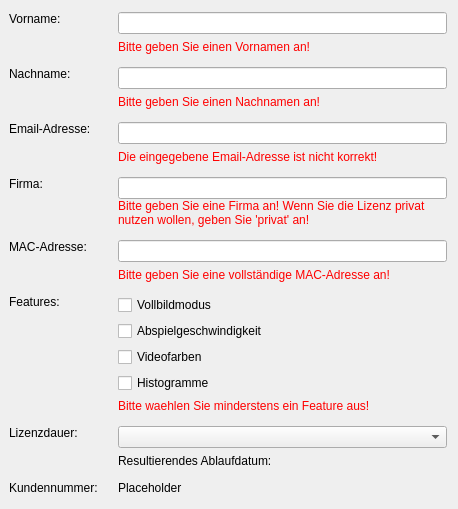
<?xml version="1.0" encoding="UTF-8"?>
<ui version="4.0">
 <class>LicenseGenerationClass</class>
 <widget class="QMainWindow" name="LicenseGenerationClass">
  <property name="geometry">
   <rect>
    <x>0</x>
    <y>0</y>
    <width>458</width>
    <height>509</height>
   </rect>
  </property>
  <property name="windowTitle">
   <string>LicenseGeneration</string>
  </property>
  <widget class="QWidget" name="centralWidget">
   <layout class="QGridLayout" name="gridLayout">
    <property name="leftMargin">
     <number>9</number>
    </property>
    <property name="horizontalSpacing">
     <number>20</number>
    </property>
    <property name="verticalSpacing">
     <number>12</number>
    </property>
    <item row="3" column="2">
     <widget class="QWidget" name="email" native="true">
      <property name="sizePolicy">
       <sizepolicy hsizetype="Preferred" vsizetype="Fixed">
        <horstretch>0</horstretch>
        <verstretch>0</verstretch>
       </sizepolicy>
      </property>
      <layout class="QVBoxLayout" name="verticalLayout_2">
       <property name="leftMargin">
        <number>0</number>
       </property>
       <property name="topMargin">
        <number>0</number>
       </property>
       <property name="rightMargin">
        <number>0</number>
       </property>
       <property name="bottomMargin">
        <number>0</number>
       </property>
       <item>
        <widget class="QLineEdit" name="emailLine"/>
       </item>
       <item>
        <widget class="QLabel" name="lblEmailWarning">
         <property name="enabled">
          <bool>true</bool>
         </property>
         <property name="styleSheet">
          <string notr="true">color : rgb(255, 0, 0)</string>
         </property>
         <property name="text">
          <string>Die eingegebene Email-Adresse ist nicht korrekt!</string>
         </property>
        </widget>
       </item>
      </layout>
     </widget>
    </item>
    <item row="2" column="2">
     <widget class="QWidget" name="lastName" native="true">
      <property name="sizePolicy">
       <sizepolicy hsizetype="Preferred" vsizetype="Fixed">
        <horstretch>0</horstretch>
        <verstretch>0</verstretch>
       </sizepolicy>
      </property>
      <layout class="QVBoxLayout" name="verticalLayout_4">
       <property name="leftMargin">
        <number>0</number>
       </property>
       <property name="topMargin">
        <number>0</number>
       </property>
       <property name="rightMargin">
        <number>0</number>
       </property>
       <property name="bottomMargin">
        <number>0</number>
       </property>
       <item>
        <widget class="QLineEdit" name="lastNameLine"/>
       </item>
       <item>
        <widget class="QLabel" name="lblLastNameWarning">
         <property name="styleSheet">
          <string notr="true">color : rgb(255, 0, 0)</string>
         </property>
         <property name="text">
          <string>Bitte geben Sie einen Nachnamen an!</string>
         </property>
        </widget>
       </item>
      </layout>
     </widget>
    </item>
    <item row="1" column="2">
     <widget class="QWidget" name="firstName" native="true">
      <property name="sizePolicy">
       <sizepolicy hsizetype="Preferred" vsizetype="Fixed">
        <horstretch>0</horstretch>
        <verstretch>0</verstretch>
       </sizepolicy>
      </property>
      <layout class="QVBoxLayout" name="verticalLayout_3">
       <property name="leftMargin">
        <number>0</number>
       </property>
       <property name="topMargin">
        <number>0</number>
       </property>
       <property name="rightMargin">
        <number>0</number>
       </property>
       <property name="bottomMargin">
        <number>0</number>
       </property>
       <item>
        <widget class="QLineEdit" name="firstNameLine"/>
       </item>
       <item>
        <widget class="QLabel" name="lblFirstNameWarning">
         <property name="styleSheet">
          <string notr="true">color : rgb(255, 0, 0)</string>
         </property>
         <property name="text">
          <string>Bitte geben Sie einen Vornamen an!</string>
         </property>
        </widget>
       </item>
      </layout>
     </widget>
    </item>
    <item row="11" column="2">
     <widget class="QWidget" name="time" native="true">
      <property name="sizePolicy">
       <sizepolicy hsizetype="Preferred" vsizetype="Fixed">
        <horstretch>0</horstretch>
        <verstretch>0</verstretch>
       </sizepolicy>
      </property>
      <layout class="QVBoxLayout" name="verticalLayout">
       <property name="leftMargin">
        <number>0</number>
       </property>
       <property name="topMargin">
        <number>0</number>
       </property>
       <property name="rightMargin">
        <number>0</number>
       </property>
       <property name="bottomMargin">
        <number>0</number>
       </property>
       <item>
        <widget class="QComboBox" name="durationCombo">
         <property name="sizePolicy">
          <sizepolicy hsizetype="Expanding" vsizetype="Fixed">
           <horstretch>0</horstretch>
           <verstretch>0</verstretch>
          </sizepolicy>
         </property>
        </widget>
       </item>
       <item>
        <widget class="QLabel" name="lblExpirationDate">
         <property name="sizePolicy">
          <sizepolicy hsizetype="Preferred" vsizetype="Fixed">
           <horstretch>0</horstretch>
           <verstretch>0</verstretch>
          </sizepolicy>
         </property>
         <property name="text">
          <string>Resultierendes Ablaufdatum: </string>
         </property>
         <property name="alignment">
          <set>Qt::AlignLeading|Qt::AlignLeft|Qt::AlignVCenter</set>
         </property>
        </widget>
       </item>
      </layout>
     </widget>
    </item>
    <item row="5" column="2">
     <widget class="QWidget" name="mac" native="true">
      <property name="sizePolicy">
       <sizepolicy hsizetype="Preferred" vsizetype="Fixed">
        <horstretch>0</horstretch>
        <verstretch>0</verstretch>
       </sizepolicy>
      </property>
      <layout class="QVBoxLayout" name="verticalLayout_6">
       <property name="leftMargin">
        <number>0</number>
       </property>
       <property name="topMargin">
        <number>0</number>
       </property>
       <property name="rightMargin">
        <number>0</number>
       </property>
       <property name="bottomMargin">
        <number>0</number>
       </property>
       <item>
        <widget class="QLineEdit" name="macLine"/>
       </item>
       <item>
        <widget class="QLabel" name="lblMacWarning">
         <property name="styleSheet">
          <string notr="true">color : rgb(255, 0, 0)</string>
         </property>
         <property name="text">
          <string>Bitte geben Sie eine vollständige MAC-Adresse an!</string>
         </property>
        </widget>
       </item>
      </layout>
     </widget>
    </item>
    <item row="4" column="2">
     <widget class="QWidget" name="company" native="true">
      <property name="sizePolicy">
       <sizepolicy hsizetype="Preferred" vsizetype="Fixed">
        <horstretch>0</horstretch>
        <verstretch>0</verstretch>
       </sizepolicy>
      </property>
      <layout class="QVBoxLayout" name="verticalLayout_5">
       <property name="spacing">
        <number>0</number>
       </property>
       <property name="leftMargin">
        <number>0</number>
       </property>
       <property name="topMargin">
        <number>0</number>
       </property>
       <property name="rightMargin">
        <number>0</number>
       </property>
       <property name="bottomMargin">
        <number>0</number>
       </property>
       <item>
        <widget class="QLineEdit" name="companyLine"/>
       </item>
       <item>
        <widget class="QLabel" name="lblCompanyWarning">
         <property name="styleSheet">
          <string notr="true">color : rgb(255, 0, 0)</string>
         </property>
         <property name="text">
          <string>Bitte geben Sie eine Firma an! Wenn Sie die Lizenz privat nutzen wollen, geben Sie 'privat' an!</string>
         </property>
         <property name="wordWrap">
          <bool>true</bool>
         </property>
        </widget>
       </item>
      </layout>
     </widget>
    </item>
    <item row="8" column="2">
     <widget class="QWidget" name="features" native="true">
      <property name="sizePolicy">
       <sizepolicy hsizetype="Preferred" vsizetype="Fixed">
        <horstretch>0</horstretch>
        <verstretch>0</verstretch>
       </sizepolicy>
      </property>
      <layout class="QVBoxLayout" name="verticalLayout_7">
       <property name="spacing">
        <number>6</number>
       </property>
       <property name="leftMargin">
        <number>0</number>
       </property>
       <property name="topMargin">
        <number>0</number>
       </property>
       <property name="rightMargin">
        <number>0</number>
       </property>
       <property name="bottomMargin">
        <number>0</number>
       </property>
       <item>
        <widget class="QCheckBox" name="featureFullScreenBox">
         <property name="text">
          <string>Vollbildmodus</string>
         </property>
        </widget>
       </item>
       <item>
        <widget class="QCheckBox" name="featureSpeedBox">
         <property name="text">
          <string>Abspielgeschwindigkeit</string>
         </property>
        </widget>
       </item>
       <item>
        <widget class="QCheckBox" name="featureColorBox">
         <property name="text">
          <string>Videofarben</string>
         </property>
        </widget>
       </item>
       <item>
        <widget class="QCheckBox" name="featureHistogramBox">
         <property name="text">
          <string>Histogramme</string>
         </property>
        </widget>
       </item>
       <item>
        <widget class="QLabel" name="lblFeatureWarning">
         <property name="styleSheet">
          <string notr="true">color: rgb(255, 0, 0);</string>
         </property>
         <property name="text">
          <string>Bitte waehlen Sie minderstens ein Feature aus!</string>
         </property>
        </widget>
       </item>
      </layout>
     </widget>
    </item>
    <item row="2" column="0">
     <widget class="QLabel" name="lblLastName">
      <property name="text">
       <string>Nachname:</string>
      </property>
      <property name="alignment">
       <set>Qt::AlignLeading|Qt::AlignLeft|Qt::AlignTop</set>
      </property>
     </widget>
    </item>
    <item row="16" column="2">
     <widget class="QLabel" name="lblEnterCustNumb">
      <property name="sizePolicy">
       <sizepolicy hsizetype="Preferred" vsizetype="Fixed">
        <horstretch>0</horstretch>
        <verstretch>0</verstretch>
       </sizepolicy>
      </property>
      <property name="text">
       <string>Placeholder</string>
      </property>
     </widget>
    </item>
    <item row="16" column="0">
     <widget class="QLabel" name="lblCustomerNumber">
      <property name="text">
       <string>Kundennummer:</string>
      </property>
     </widget>
    </item>
    <item row="5" column="0">
     <widget class="QLabel" name="lblMac">
      <property name="text">
       <string>MAC-Adresse:</string>
      </property>
      <property name="alignment">
       <set>Qt::AlignLeading|Qt::AlignLeft|Qt::AlignTop</set>
      </property>
     </widget>
    </item>
    <item row="3" column="0">
     <widget class="QLabel" name="lblEmail">
      <property name="text">
       <string>Email-Adresse:</string>
      </property>
      <property name="alignment">
       <set>Qt::AlignLeading|Qt::AlignLeft|Qt::AlignTop</set>
      </property>
     </widget>
    </item>
    <item row="1" column="0">
     <widget class="QLabel" name="lblFirstName">
      <property name="text">
       <string>Vorname:</string>
      </property>
      <property name="alignment">
       <set>Qt::AlignLeading|Qt::AlignLeft|Qt::AlignTop</set>
      </property>
     </widget>
    </item>
    <item row="4" column="0">
     <widget class="QLabel" name="lblCompany">
      <property name="text">
       <string>Firma:</string>
      </property>
      <property name="alignment">
       <set>Qt::AlignLeading|Qt::AlignLeft|Qt::AlignTop</set>
      </property>
     </widget>
    </item>
    <item row="8" column="0">
     <widget class="QLabel" name="lblFeatures">
      <property name="text">
       <string>Features:</string>
      </property>
      <property name="alignment">
       <set>Qt::AlignLeading|Qt::AlignLeft|Qt::AlignTop</set>
      </property>
     </widget>
    </item>
    <item row="11" column="0">
     <widget class="QLabel" name="lblDuration">
      <property name="text">
       <string>Lizenzdauer:</string>
      </property>
      <property name="alignment">
       <set>Qt::AlignLeading|Qt::AlignLeft|Qt::AlignTop</set>
      </property>
     </widget>
    </item>
   </layout>
  </widget>
 </widget>
 <layoutdefault spacing="6" margin="11"/>
 <tabstops>
  <tabstop>firstNameLine</tabstop>
  <tabstop>lastNameLine</tabstop>
  <tabstop>emailLine</tabstop>
  <tabstop>companyLine</tabstop>
  <tabstop>macLine</tabstop>
  <tabstop>featureFullScreenBox</tabstop>
  <tabstop>featureSpeedBox</tabstop>
  <tabstop>featureColorBox</tabstop>
  <tabstop>featureHistogramBox</tabstop>
  <tabstop>durationCombo</tabstop>
 </tabstops>
 <resources>
  <include location="LicenseGeneration.qrc"/>
 </resources>
 <connections/>
</ui>
